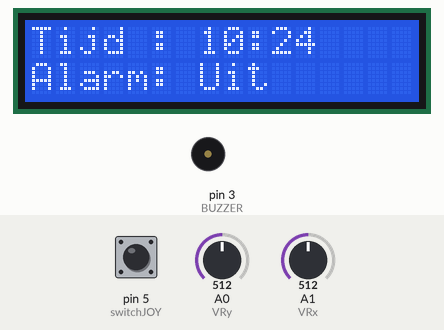
Recording of a sketch running on a simulated Arduino Uno, built with avr-gcc and run on an emulated ATmega328P. On the bench: 16×2 character LCD, buzzer (waves = sounding, pin HIGH). The inputs (shaded band) are chosen by the test bench; at power-on: A1 (VRx) = 512, pin 5 (switchJOY) HIGH, A0 (VRy) = 512. The local clock reads 2024-03-15 10:24:30 at power-on unless the sketch sets it.

Above: at 1.2 s.
1.3 s: A1 (VRx) set to 685
2.8 s: A1 (VRx) set to 708
At 3.54 s:
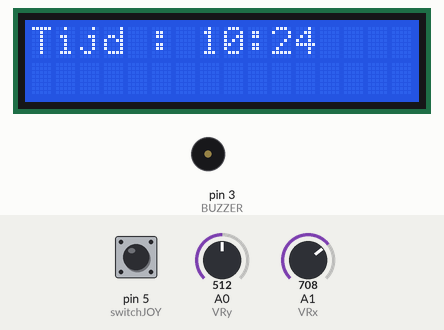
5.5 s: pin 5 (switchJOY) pulled LOW for 0.2 s
At 5.9 s:
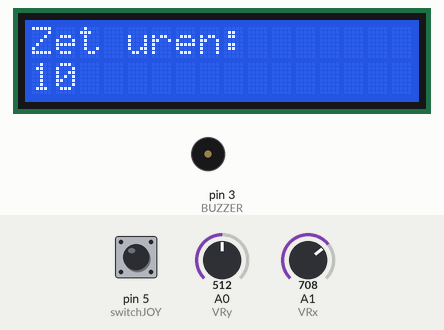
7.2 s: pin 5 (switchJOY) pulled LOW for 1 s
At 8.2 s:
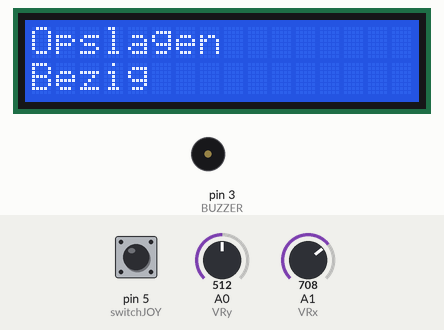
9.7 s: A1 (VRx) set to 290
At 10.9 s:
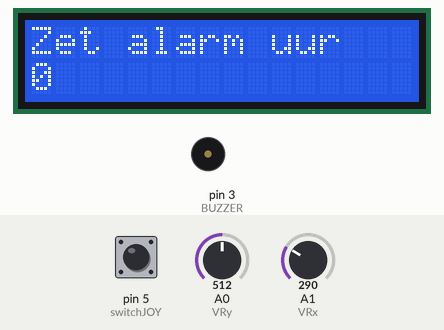
11.4 s: pin 5 (switchJOY) pulled LOW for 0.2 s
At 13.1 s:
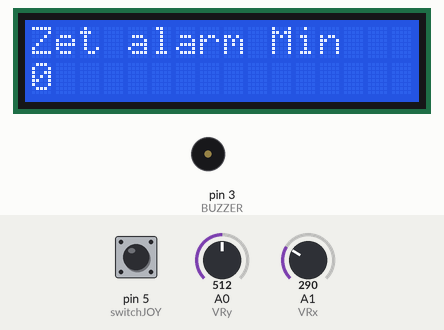
Timing chart, 0 to 14.2 s (numbered marks = the images above; inputs shaded):
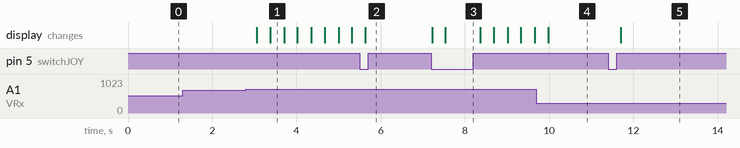

Measured:
- the behaviour switches between 699 and 700 on A1 (VRx) (found by bisection; images 0 and 1)
- after the input at 1.3 s, every drawn part: stays the same
- after the input at 2.8 s, the display: first changes after 0.26 s (image 1 shows a later state)
- after the input at 5.5 s, the display: changes after 0.13 s (image 2)
- after the input at 7.2 s, the display: first changes at once (image 3 shows a later state)
- after the input at 9.7 s, the display: changes after 0.28 s (image 4)
- after the input at 11.4 s, the display: changes after 0.30 s (image 5)

The sketch:

main.ino
```cpp
#define BUZZER 3
#define MICRO A2
#define switchJOY 5
#define VRx A1
#define VRy A0

#include <Wire.h>
#include <LiquidCrystal_I2C.h>
#include <RTClib.h>

LiquidCrystal_I2C lcd(0x27, 2, 1, 0, 4, 5, 6, 7, 3, POSITIVE);  // Set the LCD I2C address
RTC_DS1307 RTC;

int menuStatus;
int alarmStatus = 0;
int uurUp;
int minUp;
int alarmHours = 0, alarmMin = 0;


void setup() {
  lcd.begin(16, 2, LCD_5x8DOTS);
  lcd.backlight();
  lcd.clear();
  printAllOff();
  pinMode(BUZZER, OUTPUT);
  pinMode(MICRO, INPUT);
  pinMode(switchJOY, INPUT_PULLUP);
  printAllOff();

  Serial.begin(9600);
  Wire.begin();
  RTC.begin();

  if (! RTC.isrunning()) {
    Serial.println("RTC is NOT running!");
    // Set the date and time at compile time
    RTC.adjust(DateTime(__DATE__, __TIME__));
  }
  // RTC.adjust(DateTime(__DATE__, __TIME__)); //removing "//" to adjust the time
  // The default display shows the date and time

  menuStatus = 0;
}

void loop() {
  if (digitalRead(switchJOY) == LOW) {
    menuStatus++;
  }
  if (analogRead(VRx) <= 300) //beide knoppen te gelijk induwen voor alarm in te stellen
  {
    SetUurAlarm();
    SetMinuutAlarm();
    lcd.clear();
    lcd.setCursor(5, 0);
    lcd.print("ALARM:");
    lcd.setCursor(5, 1);
    lcd.print(alarmHours, DEC);
    lcd.print(":");
    lcd.print(alarmMin, DEC);
    delay(1000);
    lcd.clear();
  }
  switch (menuStatus) {
    case 0:
      Time(); Alarm(); break;
    case 1:
      setHour();
      break;
    case 2:
      setMin();
      break;
    case 3:
      save(); delay(500); menuStatus = 0; break;

    default:
      Serial.print("Fout in het systeem");
  }
  delay(100);
}


//display the current time
void Time() {
  lcd.clear();
  DateTime now = RTC.now();

  lcd.setCursor(0, 0);
  lcd.print("Tijd : ");

  if (now.hour() <= 9)
  {
    lcd.print("0");
  }
  lcd.print(now.hour(), DEC);
  uurUp = now.hour();
  lcd.print(":");

  if (now.minute() <= 9)
  {
    lcd.print("0");
  }
  lcd.print(now.minute(), DEC);
  minUp = now.minute();

}

void setHour()
{
  lcd.clear();
  DateTime now = RTC.now();
  if (analogRead(VRy) >= 700)
  {
    if (uurUp == 23)
    {
      uurUp = 0;
    }
    else {
      uurUp = uurUp + 1;
    }
  }
  if (analogRead(VRy) <= 300)
  {
    if (uurUp == 0)
    {
      uurUp = 23;
    }
    else {
      uurUp = uurUp - 1;
    }
  }
  lcd.setCursor(0, 0);
  lcd.print("Zet uren: ");
  lcd.setCursor(0, 1);
  lcd.print(uurUp, DEC);
  delay(200);
}
void setMin()
{
  lcd.clear();
  if (analogRead(VRy) >= 700)
  {
    if (minUp == 59)
    {
      minUp = 0;
    }
    else {
      minUp = minUp + 1;
    }
  }
  if (analogRead(VRy) <= 300)
  {
    if (minUp == 0)
    {
      minUp = 59;
    }
    else {
      minUp = minUp - 1;
    }
  }
  lcd.setCursor(0, 0);
  lcd.print("Zet MIN: ");
  lcd.setCursor(0, 1);
  lcd.print(minUp, DEC);
  delay(200);
}
void save()
{
  lcd.clear();
  lcd.setCursor(0, 0);
  lcd.print("Opslagen ");
  lcd.setCursor(0, 1);
  lcd.print("Bezig");
  RTC.adjust(DateTime(0, 0, 0, uurUp, minUp, 0));
  delay(200);
}
void SetUurAlarm() {
  while (digitalRead(switchJOY) == HIGH)
  {
    lcd.clear();
    if (analogRead(VRy) >= 700)
    {
      if (alarmHours == 23)
      {
        alarmHours = 0;
      }
      else {
        alarmHours = alarmHours + 1;
      }
    }
    if (analogRead(VRy) <= 300)
    {
      if (alarmHours == 0)
      {
        alarmHours = 23;
      }
      else {
        alarmHours = alarmHours - 1;

      }
    }
    lcd.setCursor(0, 0);
    lcd.print("Zet alarm uur");
    lcd.setCursor(0, 1);
    lcd.print(alarmHours, DEC);
    delay(200);
  }
  delay(200);
}
void SetMinuutAlarm() {
  while (digitalRead(switchJOY) == HIGH)
  {
    lcd.clear();
    if (analogRead(VRy) >= 700)
    {
      if (alarmMin == 59)
      {
        alarmMin = 0;
      }
      else {
        alarmMin = alarmMin + 1;
      }
    }
    if (analogRead(VRy) <= 300)
    {
      if (alarmMin == 0)
      {
        alarmMin = 59;
      }
      else {
        alarmMin = alarmMin - 1;

      }
    }
    lcd.setCursor(0, 0);
    lcd.print("Zet alarm Min");
    lcd.setCursor(0, 1);
    lcd.print(alarmMin, DEC);
    delay(200);
  }
  delay(200);
}
void printAllOn() {
  lcd.setCursor(0, 2);
  lcd.print("Alarm: ");

  if (alarmHours <= 9)
  {
    lcd.print("0");
  }
  lcd.print(alarmHours, DEC);
  lcd.print(":");

  if (alarmMin <= 9)
  {
    lcd.print("0");
  }
  lcd.print(alarmMin, DEC);

}
void printAllOff() {
  lcd.setCursor(0, 2);
  lcd.print("Alarm: Uit");
}

void Alarm()
{
  static bool status = false;
  if (analogRead(VRx) >= 700)
  { alarmStatus++;
  }
  if (alarmStatus == 0)
  { printAllOff();
  }
  if (alarmStatus == 1)
  {
    printAllOn();

    DateTime now = RTC.now();
    if ((now.hour() == alarmHours) && (now.minute() == alarmMin)) {
     while((digitalRead(MICRO) == LOW) && (analogRead(VRy) <= 700)){
      tone(BUZZER, 500);
      delay(250);
      noTone(BUZZER);
      delay(250);
     }
     alarmStatus = 2;
    }
  }
  if (alarmStatus == 2)
  {
    alarmStatus = 0;
  }
  delay(200);

}
```
